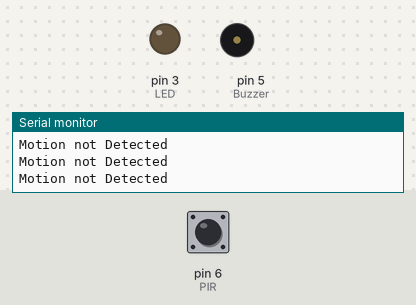
Simulated run of this sketch. Board: Arduino Uno, built with avr-gcc and run on an emulated ATmega328P. On the bench: output pins drawn as LEDs (lit = HIGH), buzzer (waves = sounding), the last lines printed to the serial monitor. The inputs (shaded band) are chosen by the test bench; at power-on: pin 6 (PIR) LOW.

Above: at 1.2 s.
1.3 s: pin 6 (PIR) driven HIGH
At 4.1 s:
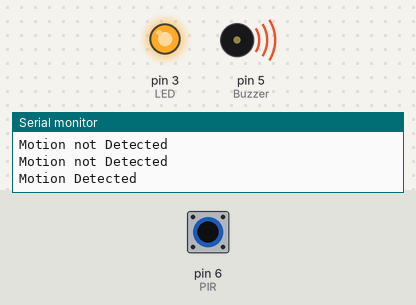
4.3 s: pin 6 (PIR) driven LOW
At 6.1 s:
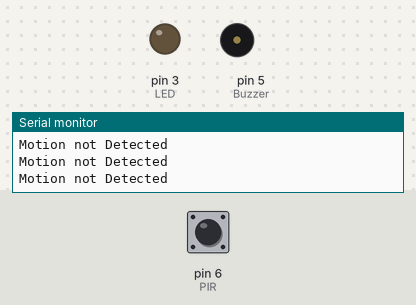
7.3 s: pin 6 (PIR) pulsed HIGH 2 times (0.12 s each, 0.3 s apart)
At 7.7 s:
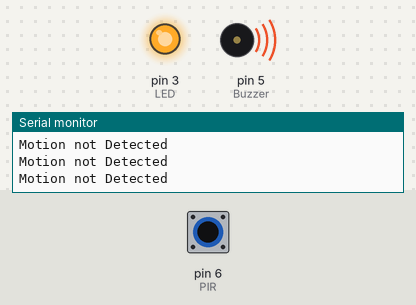
10.9 s: pin 6 (PIR) pulsed HIGH 5 times (0.12 s each, 0.3 s apart)
At 13.6 s:
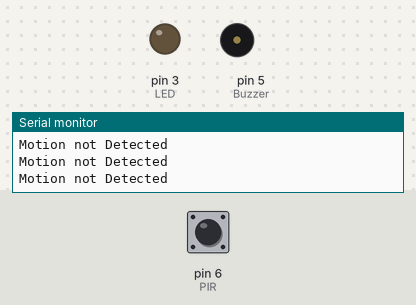
Timing chart, 0 to 15.1 s (numbered marks = the images above; inputs shaded):
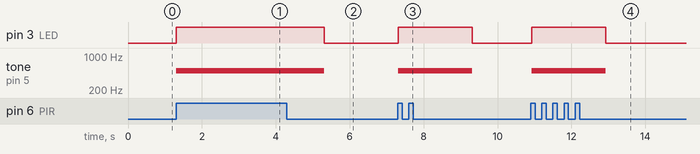

Measured:
- after the input at 1.3 s, pin 3 (LED): LOW → HIGH at once; tone on pin 5 (Buzzer): silent → 500 Hz at once
- after the input at 4.3 s, pin 3 (LED): HIGH → LOW after 1.0 s; tone on pin 5 (Buzzer): 500 Hz → silent after 1.0 s
- after the input at 7.3 s, pin 3 (LED): LOW → HIGH at once, → LOW 2.0 s later; tone on pin 5 (Buzzer): silent → 500 Hz at once, → silent 2.0 s later
- after the input at 10.9 s, pin 3 (LED): LOW → HIGH at once, → LOW 2.0 s later; tone on pin 5 (Buzzer): silent → 500 Hz at once, → silent 2.0 s later

The sketch:

PIR-BUZZER-LED.ino
```cpp
// C++ code
//INTERFACING PIR AND BUZZER WITH LED
const int PIR = 6, LED=3, Buzzer=5;
void setup()
{
pinMode(PIR, INPUT);
pinMode(Buzzer, OUTPUT);
pinMode(LED, OUTPUT);
  Serial.begin(9600);
}
void loop()
{
  int value=digitalRead(PIR);
  if(value==1)
{

  tone(Buzzer,500,2000);
  digitalWrite(LED,HIGH);
  delay(2000);

  Serial.println("Motion Detected");
}
else
{

  noTone(Buzzer);
  digitalWrite(LED,LOW);
  Serial.println("Motion not Detected");
}
}
```
